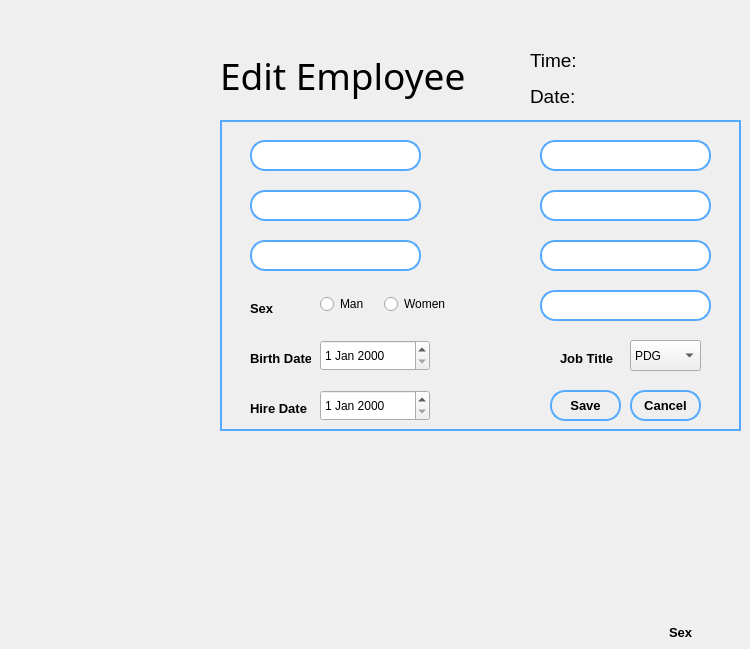
   <widget class="QWidget" name="editEmployee">
    <widget class="QLabel" name="date3">
     <property name="geometry">
      <rect>
       <x>590</x>
       <y>82</y>
       <width>91</width>
       <height>31</height>
      </rect>
     </property>
     <property name="font">
      <font>
       <pointsize>14</pointsize>
      </font>
     </property>
     <property name="text">
      <string/>
     </property>
    </widget>
    <widget class="QLabel" name="time3">
     <property name="geometry">
      <rect>
       <x>590</x>
       <y>46</y>
       <width>151</width>
       <height>31</height>
      </rect>
     </property>
     <property name="font">
      <font>
       <pointsize>14</pointsize>
      </font>
     </property>
     <property name="text">
      <string/>
     </property>
    </widget>
    <widget class="QLabel" name="label_12">
     <property name="geometry">
      <rect>
       <x>220</x>
       <y>40</y>
       <width>281</width>
       <height>71</height>
      </rect>
     </property>
     <property name="font">
      <font>
       <family>Arial Rounded MT Bold</family>
       <pointsize>28</pointsize>
      </font>
     </property>
     <property name="text">
      <string>Edit Employee</string>
     </property>
    </widget>
    <widget class="QLabel" name="label_13">
     <property name="geometry">
      <rect>
       <x>530</x>
       <y>50</y>
       <width>47</width>
       <height>21</height>
      </rect>
     </property>
     <property name="font">
      <font>
       <pointsize>14</pointsize>
      </font>
     </property>
     <property name="text">
      <string>Time:</string>
     </property>
    </widget>
    <widget class="QLabel" name="label_14">
     <property name="geometry">
      <rect>
       <x>530</x>
       <y>86</y>
       <width>47</width>
       <height>21</height>
      </rect>
     </property>
     <property name="font">
      <font>
       <pointsize>14</pointsize>
      </font>
     </property>
     <property name="text">
      <string>Date:</string>
     </property>
    </widget>
    <widget class="QLabel" name="label_20">
     <property name="geometry">
      <rect>
       <x>669</x>
       <y>624</y>
       <width>61</width>
       <height>16</height>
      </rect>
     </property>
     <property name="font">
      <font>
       <family>Arial</family>
       <pointsize>10</pointsize>
       <weight>75</weight>
       <bold>true</bold>
      </font>
     </property>
     <property name="text">
      <string>Sex</string>
     </property>
    </widget>
    <widget class="QFrame" name="frame_3">
     <property name="geometry">
      <rect>
       <x>220</x>
       <y>120</y>
       <width>521</width>
       <height>311</height>
      </rect>
     </property>
     <property name="styleSheet">
      <string notr="true">#frame_3
{
	border:2px solid rgb(85, 170, 255);
}</string>
     </property>
     <property name="frameShape">
      <enum>QFrame::StyledPanel</enum>
     </property>
     <property name="frameShadow">
      <enum>QFrame::Raised</enum>
     </property>
     <widget class="QLineEdit" name="adressLineEdit_2">
      <property name="geometry">
       <rect>
        <x>320</x>
        <y>20</y>
        <width>171</width>
        <height>31</height>
       </rect>
      </property>
      <property name="font">
       <font>
        <pointsize>11</pointsize>
       </font>
      </property>
      <property name="styleSheet">
       <string notr="true">#adressLineEdit_2
{
		border-radius:15px;
		border:2px solid rgb(85, 170, 255);
}</string>
      </property>
     </widget>
     <widget class="QPushButton" name="saveButton">
      <property name="geometry">
       <rect>
        <x>330</x>
        <y>270</y>
        <width>71</width>
        <height>31</height>
       </rect>
      </property>
      <property name="font">
       <font>
        <family>Arial</family>
        <pointsize>10</pointsize>
        <weight>75</weight>
        <bold>true</bold>
       </font>
      </property>
      <property name="styleSheet">
       <string notr="true">#saveButton
{
	border-radius:15px;
	background:transparent;
	border:2px solid rgb(85, 170, 255);
}

#saveButton:hover
{
		background:rgb(85, 170, 255);

}</string>
      </property>
      <property name="text">
       <string>Save</string>
      </property>
     </widget>
     <widget class="QLineEdit" name="lastNameLineEdit_2">
      <property name="geometry">
       <rect>
        <x>30</x>
        <y>120</y>
        <width>171</width>
        <height>31</height>
       </rect>
      </property>
      <property name="font">
       <font>
        <pointsize>11</pointsize>
       </font>
      </property>
      <property name="styleSheet">
       <string notr="true">#lastNameLineEdit_2
{
		border-radius:15px;
		border:2px solid rgb(85, 170, 255);
}</string>
      </property>
     </widget>
     <widget class="QLineEdit" name="salaryLineEdit_2">
      <property name="geometry">
       <rect>
        <x>320</x>
        <y>120</y>
        <width>171</width>
        <height>31</height>
       </rect>
      </property>
      <property name="font">
       <font>
        <pointsize>11</pointsize>
       </font>
      </property>
      <property name="styleSheet">
       <string notr="true">#salaryLineEdit_2
{
		border-radius:15px;
		border:2px solid rgb(85, 170, 255);
}</string>
      </property>
     </widget>
     <widget class="QLabel" name="label_15">
      <property name="geometry">
       <rect>
        <x>340</x>
        <y>230</y>
        <width>61</width>
        <height>16</height>
       </rect>
      </property>
      <property name="font">
       <font>
        <family>Arial</family>
        <pointsize>10</pointsize>
        <weight>75</weight>
        <bold>true</bold>
       </font>
      </property>
      <property name="text">
       <string>Job Title</string>
      </property>
     </widget>
     <widget class="QLineEdit" name="idLineEdit_2">
      <property name="geometry">
       <rect>
        <x>30</x>
        <y>20</y>
        <width>171</width>
        <height>31</height>
       </rect>
      </property>
      <property name="font">
       <font>
        <pointsize>11</pointsize>
       </font>
      </property>
      <property name="styleSheet">
       <string notr="true">#idLineEdit_2
{
		border-radius:15px;
		border:2px solid rgb(85, 170, 255);
}</string>
      </property>
     </widget>
     <widget class="QLabel" name="label_10">
      <property name="geometry">
       <rect>
        <x>30</x>
        <y>280</y>
        <width>61</width>
        <height>16</height>
       </rect>
      </property>
      <property name="font">
       <font>
        <family>Arial</family>
        <pointsize>10</pointsize>
        <weight>75</weight>
        <bold>true</bold>
       </font>
      </property>
      <property name="text">
       <string>Hire Date</string>
      </property>
     </widget>
     <widget class="QLineEdit" name="phoneNumberLineEdit_2">
      <property name="geometry">
       <rect>
        <x>320</x>
        <y>70</y>
        <width>171</width>
        <height>31</height>
       </rect>
      </property>
      <property name="font">
       <font>
        <pointsize>11</pointsize>
       </font>
      </property>
      <property name="styleSheet">
       <string notr="true">#phoneNumberLineEdit_2
{
		border-radius:15px;
		border:2px solid rgb(85, 170, 255);
}</string>
      </property>
     </widget>
     <widget class="QComboBox" name="jobTitleBox_2">
      <property name="geometry">
       <rect>
        <x>410</x>
        <y>220</y>
        <width>71</width>
        <height>31</height>
       </rect>
      </property>
      <item>
       <property name="text">
        <string>PDG</string>
       </property>
      </item>
      <item>
       <property name="text">
        <string>RH</string>
       </property>
      </item>
     </widget>
     <widget class="QLabel" name="label_61">
      <property name="geometry">
       <rect>
        <x>30</x>
        <y>180</y>
        <width>61</width>
        <height>16</height>
       </rect>
      </property>
      <property name="font">
       <font>
        <family>Arial</family>
        <pointsize>10</pointsize>
        <weight>75</weight>
        <bold>true</bold>
       </font>
      </property>
      <property name="text">
       <string>Sex</string>
      </property>
     </widget>
     <widget class="QLineEdit" name="firstNameLineEdit_2">
      <property name="geometry">
       <rect>
        <x>30</x>
        <y>70</y>
        <width>171</width>
        <height>31</height>
       </rect>
      </property>
      <property name="font">
       <font>
        <pointsize>11</pointsize>
       </font>
      </property>
      <property name="styleSheet">
       <string notr="true">#firstNameLineEdit_2
{
		border-radius:15px;
		border:2px solid rgb(85, 170, 255);
}</string>
      </property>
     </widget>
     <widget class="QWidget" name="layoutWidget_3">
      <property name="geometry">
       <rect>
        <x>100</x>
        <y>169</y>
        <width>131</width>
        <height>31</height>
       </rect>
      </property>
      <layout class="QHBoxLayout" name="horizontalLayout_4">
       <item>
        <widget class="QRadioButton" name="manRadioButton_2">
         <property name="text">
          <string>Man</string>
         </property>
        </widget>
       </item>
       <item>
        <widget class="QRadioButton" name="womenRadioButton_2">
         <property name="text">
          <string>Women</string>
         </property>
        </widget>
       </item>
      </layout>
     </widget>
     <widget class="QLabel" name="label_11">
      <property name="geometry">
       <rect>
        <x>30</x>
        <y>230</y>
        <width>61</width>
        <height>16</height>
       </rect>
      </property>
      <property name="font">
       <font>
        <family>Arial</family>
        <pointsize>10</pointsize>
        <weight>75</weight>
        <bold>true</bold>
       </font>
      </property>
      <property name="text">
       <string>Birth Date</string>
      </property>
     </widget>
     <widget class="QDateEdit" name="hireDateEdit_2">
      <property name="geometry">
       <rect>
        <x>100</x>
        <y>270</y>
        <width>110</width>
        <height>31</height>
       </rect>
      </property>
     </widget>
     <widget class="QPushButton" name="cancelButton_2">
      <property name="geometry">
       <rect>
        <x>410</x>
        <y>270</y>
        <width>71</width>
        <height>31</height>
       </rect>
      </property>
      <property name="font">
       <font>
        <family>Arial</family>
        <pointsize>10</pointsize>
        <weight>75</weight>
        <bold>true</bold>
       </font>
      </property>
      <property name="styleSheet">
       <string notr="true">#cancelButton_2
{
	border-radius:15px;
	background:transparent;
	border:2px solid rgb(85, 170, 255);	
}

#cancelButton_2:hover
{
	background:rgb(85, 170, 255);
}</string>
      </property>
      <property name="text">
       <string>Cancel</string>
      </property>
     </widget>
     <widget class="QDateEdit" name="birthDateEdit_2">
      <property name="enabled">
       <bool>true</bool>
      </property>
      <property name="geometry">
       <rect>
        <x>100</x>
        <y>220</y>
        <width>110</width>
        <height>31</height>
       </rect>
      </property>
     </widget>
     <widget class="QLineEdit" name="emailLineEdit_2">
      <property name="geometry">
       <rect>
        <x>320</x>
        <y>170</y>
        <width>171</width>
        <height>31</height>
       </rect>
      </property>
      <property name="font">
       <font>
        <pointsize>11</pointsize>
       </font>
      </property>
      <property name="styleSheet">
       <string notr="true">#emailLineEdit_2
{
		border-radius:15px;
		border:2px solid rgb(85, 170, 255);
}</string>
      </property>
     </widget>
    </widget>
   </widget>
